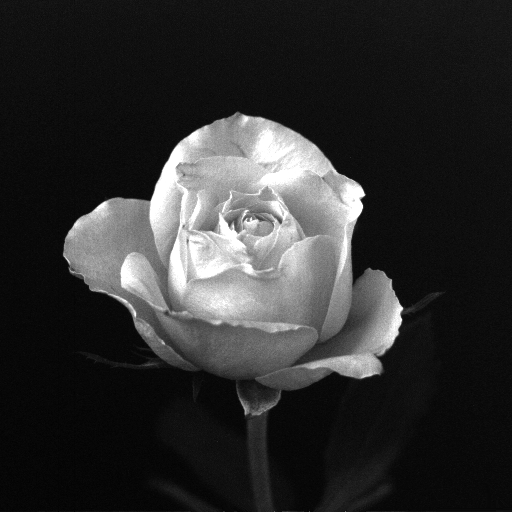
%> input picture 03-Digital Image/rose_512.jpg, 512 x 512 px
$ octave '02-Image sampling and quantification.m'   (GNU Octave 9; MATLAB toolbox functions it lacks are replaced by stand-ins)
%> lines starting %> are read from the running program, lines starting %| are printed output that depends on the picture; in (x1, y1, x2, y2) boxes, pixels count from 0 and x2, y2 are one past the last pixel; in counts of white or black regions, pixels touching at a corner belong together; the program's own positions count from 1

figure(1);


Igra=imread('./img/rose_512.jpg'); % 读取图像文件'./img/rose_512.jpg'，并将其存储在变量Igra中
%> Igra is the input picture: size 512x512x3 uint8; min 0, max 255, mean 46.8
I1=imresize(Igra,[256,256],'bicubic'); % 使用双三次插值法将图像Igra调整为256x256大小，结果存储在I1中
I2=imresize(Igra,[64,64],'bicubic'); % 使用双三次插值法将图像Igra调整为64x64大小，结果存储在I2中
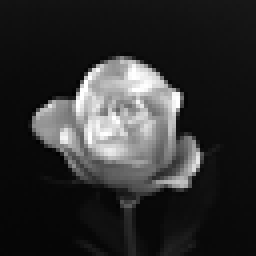
%> I2: size 64x64x3 uint8 (shown 4 times larger); min 1, max 255, mean 46.7
I3=imresize(Igra,[32,32],'bicubic'); % 使用双三次插值法将图像Igra调整为32x32大小，结果存储在I3中
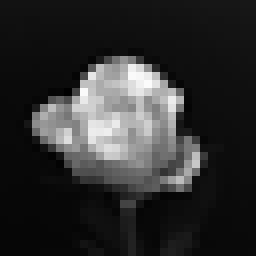
%> I3: size 32x32x3 uint8 (shown 8 times larger); min 0, max 251, mean 46.8
I4=imresize(Igra,[4,4],'bicubic'); % 使用双三次插值法将图像Igra调整为4x4大小，结果存储在I4中
subplot(2,5,1);imshow(Igra); % 在2行5列的子图的第1个位置显示图像Igra
subplot(2,5,2);imshow(I1,[]); % 在2行5列的子图的第2个位置显示图像I1
subplot(2,5,3);imshow(I2,[]); % 在2行5列的子图的第3个位置显示图像I2
subplot(2,5,4);imshow(I3,[]); % 在2行5列的子图的第4个位置显示图像I3
subplot(2,5,5);imshow(I4,[]); % 在2行5列的子图的第5个位置显示图像I4
L1=grayslice(Igra,64); % 将图像Igra划分为64个灰度级别，结果存储在L1中
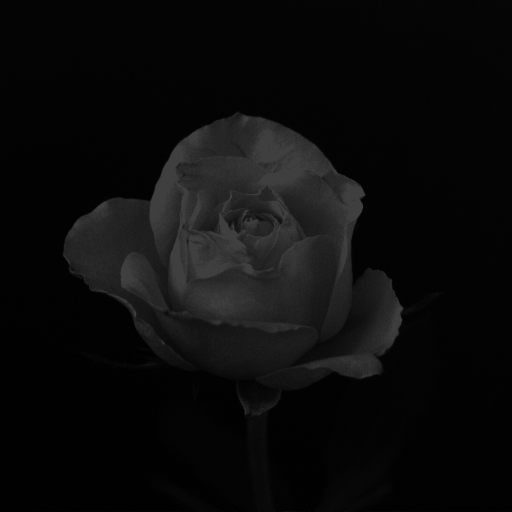
%> L1: size 512x512x3 uint8; min 0, max 63, mean 11.4
L2=grayslice(Igra,16); % 将图像Igra划分为16个灰度级别，结果存储在L2中
L3=grayslice(Igra,4); % 将图像Igra划分为4个灰度级别，结果存储在L3中
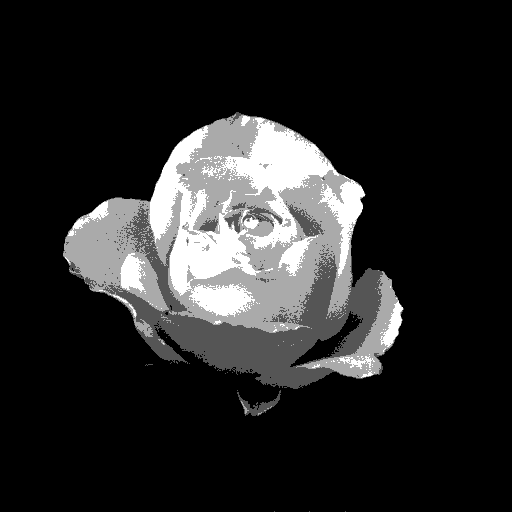
%> L3: size 512x512x3 uint8; min 0, max 3, mean 0.453; drawn with min black and max white
L4=grayslice(Igra,2); % 将图像Igra划分为2个灰度级别，结果存储在L4中
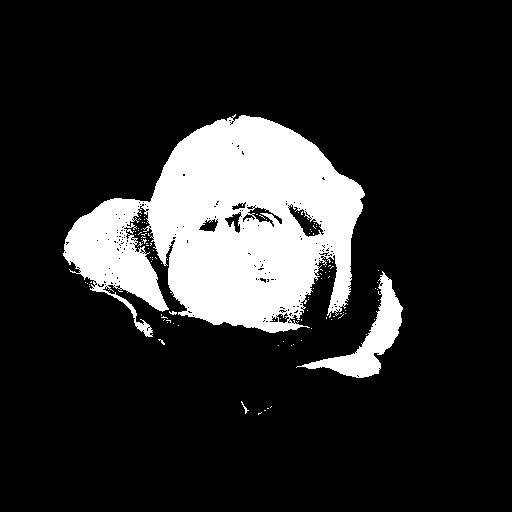
%> L4: size 512x512x3 uint8; values 0 (black) and 1 (white), 16.3% white; 106 white regions (102 under 20 px), largest, box (x1, y1, x2, y2) and area: (63, 114, 365, 337) 39506, (296, 271, 403, 378) 2914, (241, 401, 249, 414) 25, (169, 311, 177, 315) 20
subplot(2,5,6);imshow(Igra); % 在2行5列的子图的第6个位置显示图像Igra
subplot(2,5,7);imshow(L1,[]); % 在2行5列的子图的第7个位置显示图像L1
subplot(2,5,8);imshow(L2,[]); % 在2行5列的子图的第8个位置显示图像L2
subplot(2,5,9);imshow(L3,[]); % 在2行5列的子图的第9个位置显示图像L3
subplot(2,5,10);imshow(L4,[]); % 在2行5列的子图的第10个位置显示图像L4
%> after `imshow(L4,[])`:
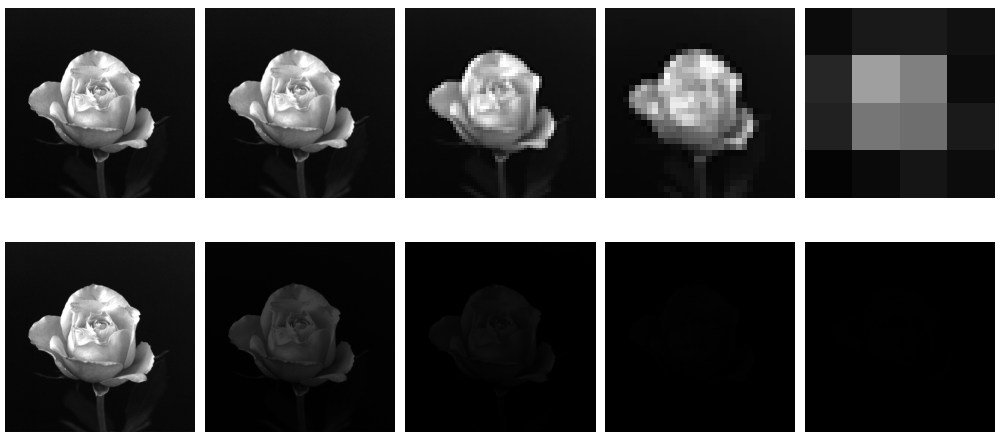
%> figure redrawn from the program's plot data, 10 panels
